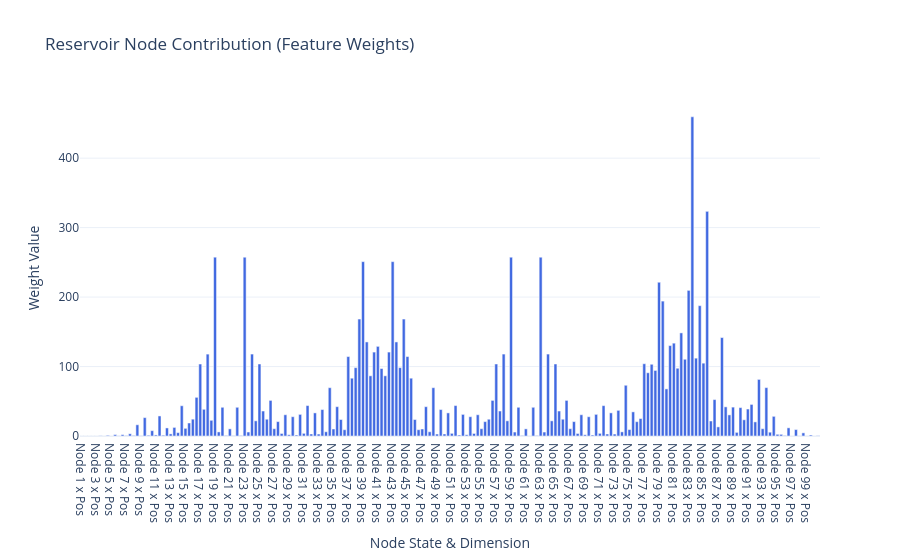
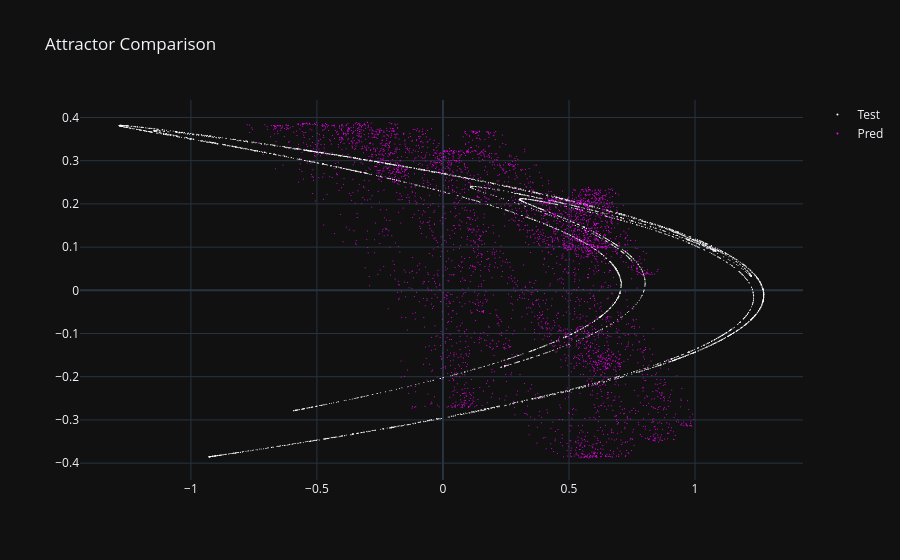
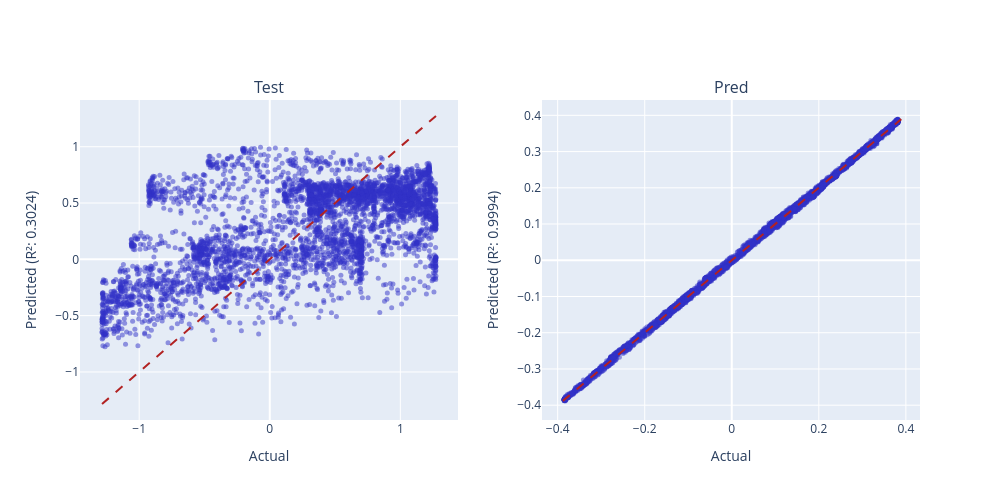

The code cell stored with these charts, in order, in its notebook:
### Code cell
weight_plot(np.linalg.norm(model.coef_, axis=0), 1).show()
scatter_plot([Y_test, Y_pred]).show()
r_2_plots_grid(Y_test, Y_pred, ["Test", "Pred"]).show()

### Figure 1 — Plotly figure (JSON) as saved in the notebook; plotly's stock layout.template omitted (floating-point values rounded to 4 significant figures; data arrays with more than 128 entries replaced by an {"elided": "..."} marker saying what was removed)
{"data": [{"marker": {"color": {"elided": "200 str values"}}, "type": "bar", "x": {"elided": "200 str values"}, "y": {"elided": "200 float values"}}], "layout": {"title": {"text": "Reservoir Node Contribution (Feature Weights)"}, "xaxis": {"title": {"text": "Node State & Dimension"}}, "yaxis": {"title": {"text": "Weight Value"}}}}

### Figure 2 — Plotly figure (JSON) as saved in the notebook; plotly's stock layout.template omitted (floating-point values rounded to 4 significant figures; data arrays with more than 128 entries replaced by an {"elided": "..."} marker saying what was removed)
{"data": [{"marker": {"color": "white", "size": 1}, "mode": "markers", "name": "Test", "type": "scatter", "x": {"elided": "4000 float values"}, "y": {"elided": "4000 float values"}}, {"marker": {"color": "magenta", "size": 1}, "mode": "markers", "name": "Pred", "type": "scatter", "x": {"elided": "4000 float values"}, "y": {"elided": "4000 float values"}}], "layout": {"title": {"text": "Attractor Comparison"}}}

### Figure 3 — Plotly figure (JSON) as saved in the notebook; plotly's stock layout.template omitted (floating-point values rounded to 4 significant figures; data arrays with more than 128 entries replaced by an {"elided": "..."} marker saying what was removed)
{"data": [{"marker": {"color": "rgba(50, 50, 200, 0.5)", "size": 5}, "mode": "markers", "name": "Data", "type": "scatter", "x": {"elided": "4000 float values"}, "xaxis": "x", "y": {"elided": "4000 float values"}, "yaxis": "y"}, {"line": {"color": "firebrick", "dash": "dash"}, "mode": "lines", "name": "Ideal", "type": "scatter", "x": [-1.285, 1.273], "xaxis": "x", "y": [-1.285, 1.273], "yaxis": "y"}, {"marker": {"color": "rgba(50, 50, 200, 0.5)", "size": 5}, "mode": "markers", "name": "Data", "type": "scatter", "x": {"elided": "4000 float values"}, "xaxis": "x2", "y": {"elided": "4000 float values"}, "yaxis": "y2"}, {"line": {"color": "firebrick", "dash": "dash"}, "mode": "lines", "name": "Ideal", "type": "scatter", "x": [-0.3881, 0.3895], "xaxis": "x2", "y": [-0.3881, 0.3895], "yaxis": "y2"}], "layout": {"annotations": [{"font": {"size": 16}, "showarrow": false, "text": "Test", "x": 0.225, "xanchor": "center", "xref": "paper", "y": 1, "yanchor": "bottom", "yref": "paper"}, {"font": {"size": 16}, "showarrow": false, "text": "Pred", "x": 0.775, "xanchor": "center", "xref": "paper", "y": 1, "yanchor": "bottom", "yref": "paper"}], "height": 500, "showlegend": false, "width": 1000, "xaxis": {"anchor": "y", "domain": [0, 0.45], "title": {"text": "Actual"}}, "xaxis2": {"anchor": "y2", "domain": [0.55, 1], "title": {"text": "Actual"}}, "yaxis": {"anchor": "x", "domain": [0, 1], "title": {"text": "Predicted (R²: 0.3024)"}}, "yaxis2": {"anchor": "x2", "domain": [0, 1], "title": {"text": "Predicted (R²: 0.9994)"}}}}
